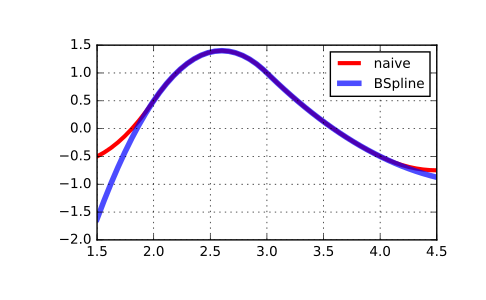

Here is the Python script that generated this plot:
# Translating the recursive definition of B-splines into Python code, we have:

def B(x, k, i, t):
   if k == 0:
      return 1.0 if t[i] <= x < t[i+1] else 0.0
   if t[i+k] == t[i]:
      c1 = 0.0
   else:
      c1 = (x - t[i])/(t[i+k] - t[i]) * B(x, k-1, i, t)
   if t[i+k+1] == t[i+1]:
      c2 = 0.0
   else:
      c2 = (t[i+k+1] - x)/(t[i+k+1] - t[i+1]) * B(x, k-1, i+1, t)
   return c1 + c2

def bspline(x, t, c, k):
   n = len(t) - k - 1
   assert (n >= k+1) and (len(c) >= n)
   return sum(c[i] * B(x, k, i, t) for i in range(n))

# Note that this is an inefficient (if straightforward) way to
# evaluate B-splines --- this spline class does it in an equivalent,
# but much more efficient way.

# Here we construct a quadratic spline function on the base interval
# ``2 <= x <= 4`` and compare with the naive way of evaluating the spline:

from scipy.interpolate import BSpline
k = 2
t = [0, 1, 2, 3, 4, 5, 6]
c = [-1, 2, 0, -1]
spl = BSpline(t, c, k)
spl(2.5)
# array(1.375)
bspline(2.5, t, c, k)
# 1.375

# Note that outside of the base interval results differ. This is because
# `BSpline` extrapolates the first and last polynomial pieces of b-spline
# functions active on the base interval.

import matplotlib.pyplot as plt
fig, ax = plt.subplots()
xx = np.linspace(1.5, 4.5, 50)
ax.plot(xx, [bspline(x, t, c ,k) for x in xx], 'r-', lw=3, label='naive')
ax.plot(xx, spl(xx), 'b-', lw=4, alpha=0.7, label='BSpline')
ax.grid(True)
ax.legend(loc='best')
plt.show()
